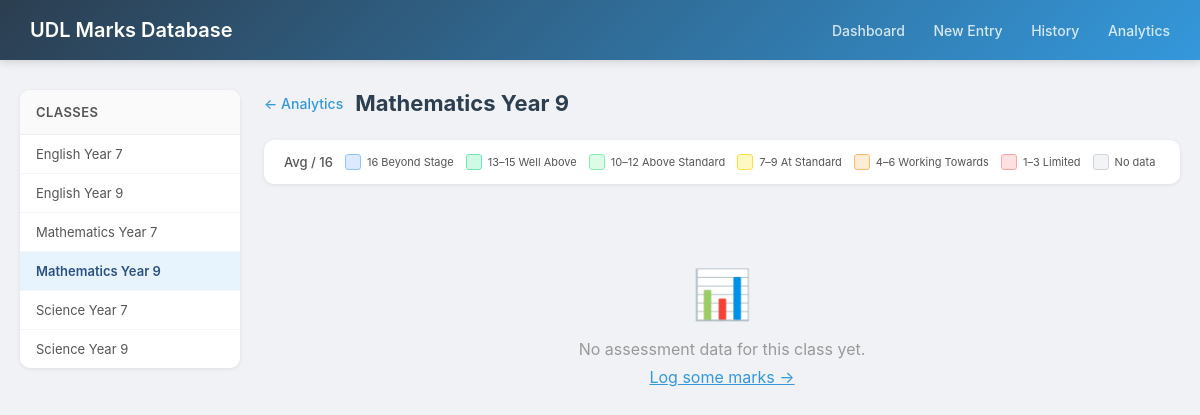
Page /analytics/class/2 on the committed database.
### tables this page shows
CREATE TABLE classes (
            class_id   INTEGER PRIMARY KEY AUTOINCREMENT,
            subject_id INTEGER NOT NULL,
            year_group TEXT    NOT NULL,
            stage_id   INTEGER NOT NULL,
            FOREIGN KEY (subject_id) REFERENCES subjects(subject_id),
            FOREIGN KEY (stage_id)   REFERENCES stages(stage_id)
        );

### app.py (the view)
@app.route('/analytics/class/<int:class_id>')
def class_analytics(class_id):
    conn = get_db_connection()
    c = conn.cursor()
    c.execute("""
        SELECT c.class_id,
               subj.subject_name || ' ' || c.year_group AS class_name
        FROM classes c
        JOIN subjects subj ON c.subject_id = subj.subject_id
        WHERE c.class_id = ?
    """, (class_id,))
    class_info = c.fetchone()
    if not class_info:
        conn.close()
        return "Class not found", 404
    c.execute("""
        SELECT s.student_id,
               s.first_name || ' ' || s.last_name AS student_name,
               o.outcome_id, o.outcome_code, o.outcome_name,
               AVG(sd.score) AS avg_score,
               COUNT(sd.score) AS attempt_count
        FROM scoring_detail sd
        JOIN attempt_outcomes ao ON sd.attempt_outcome_id = ao.attempt_outcome_id
        JOIN outcomes o ON ao.outcome_id = o.outcome_id
        JOIN attempts a ON ao.attempt_id = a.attempt_id
        JOIN students s ON a.student_id = s.student_id
        WHERE a.class_id = ?
        GROUP BY s.student_id, o.outcome_id
        ORDER BY o.outcome_code, s.last_name, s.first_name
    """, (class_id,))
    rows = c.fetchall()
    students_map = {}   # student_id -> name
    outcomes_map = {}   # outcome_id -> (code, name)
    grid = {}           # (student_id, outcome_id) -> avg_score
    for row in rows:
        students_map[row['student_id']] = row['student_name']
        outcomes_map[row['outcome_id']] = (row['outcome_code'], row['outcome_name'])
        avg = round(row['avg_score'], 1)
        _, band_css = _score_band(round(avg))
        grid[(row['student_id'], row['outcome_id'])] = (avg, row['attempt_count'], band_css)
    students_list = sorted(students_map.items(), key=lambda x: x[1])
    outcomes_list = sorted(outcomes_map.items(), key=lambda x: x[1][0])
    _oid_scores = {}
    for (sid, oid), (avg, cnt, _css) in grid.items():
        _oid_scores.setdefault(oid, []).append(avg)
    outcome_avgs = {}
    for oid, vals in _oid_scores.items():
        avg = round(sum(vals) / len(vals), 1)
        _, band_css = _score_band(round(avg))
        outcome_avgs[oid] = (avg, band_css)
    all_classes = _all_classes(c)
    conn.close()
    return render_template('class_analytics.html',
        class_info=class_info,
        students=students_list,
        outcomes=outcomes_list,
        grid=grid,
        outcome_avgs=outcome_avgs,
        all_classes=all_classes,
        max_score=MAX_SCORE,
    )

### app.py (called while the page is built)
def get_db_connection():
    conn = sqlite3.connect(DATABASE)
    conn.row_factory = sqlite3.Row
    conn.execute("PRAGMA foreign_keys = ON")
    return conn

def _all_classes(cursor):
    cursor.execute("""
        SELECT c.class_id,
               subj.subject_name || ' ' || c.year_group AS class_name,
               subj.subject_name,
               c.year_group,
               sg.stage_name
        FROM classes c
        JOIN subjects subj ON c.subject_id = subj.subject_id
        JOIN stages   sg   ON c.stage_id   = sg.stage_id
        ORDER BY subj.subject_name, c.year_group
    """)
    return cursor.fetchall()

### templates/class_analytics.html (shortened to what this page needs)
<!DOCTYPE html>
<html lang="en">
<head>
</head>
<body>
    <div class="navbar">
        <h1>UDL Marks Database</h1>
        <nav>
            <a href="{{ url_for('index') }}">Dashboard</a>
            <a href="{{ url_for('marks_entry') }}">New Entry</a>
            <a href="{{ url_for('recent_entries') }}">History</a>
            <a href="{{ url_for('analytics') }}">Analytics</a>
        </nav>
    </div>
    <div class="layout">
        <aside class="sidebar">
            <div class="sidebar-card">
                <h3>Classes</h3>
                {% for cls in all_classes %}
                <a href="{{ url_for('class_analytics', class_id=cls.class_id) }}"
                   class="sidebar-link {% if cls.class_id == class_info.class_id %}active{% endif %}">
                    {{ cls.class_name }}
                </a>
                {% endfor %}
            </div>
        </aside>
        <div class="main">
            <div class="page-header">
                <a href="{{ url_for('analytics') }}" class="back-link">&larr; Analytics</a>
                <h2>{{ class_info.class_name }}</h2>
            </div>
            <div class="legend">
                <span>Avg / {{ max_score }}</span>
                <div class="legend-item"><div class="swatch sw-beyond"></div> 16 Beyond Stage</div>
                <div class="legend-item"><div class="swatch sw-well-above"></div> 13–15 Well Above</div>
                <div class="legend-item"><div class="swatch sw-above"></div> 10–12 Above Standard</div>
                <div class="legend-item"><div class="swatch sw-standard"></div> 7–9 At Standard</div>
                <div class="legend-item"><div class="swatch sw-working"></div> 4–6 Working Towards</div>
                <div class="legend-item"><div class="swatch sw-limited"></div> 1–3 Limited</div>
                <div class="legend-item"><div class="swatch sw-none"></div> No data</div>
            </div>
            {% if students and outcomes %}
            <div class="heatmap-wrap">
                <table>
                    <thead>
                        <tr>
                            <th class="row-label-header">Student</th>
                            {% for oid, (code, name) in outcomes %}
                            <th class="outcome-col" title="{{ name }}">{{ code }}</th>
                            {% endfor %}
                        </tr>
                    </thead>
                    <tbody>
                        {% for sid, sname in students %}
                        <tr>
                            <td class="row-label">
                                <a href="{{ url_for('student_progress', student_id=sid) }}"
                                   style="color:inherit;text-decoration:none;">
                                    {{ sname }}
                                </a>
                            </td>
                            {% for oid, (code, name) in outcomes %}
                            {% set cell = grid.get((sid, oid)) %}
                            {% if cell %}
                                {% set avg, cnt, band_css = cell %}
                                <td class="heat-cell {{ band_css }}" title="{{ sname }} · {{ code }}: {{ avg }}/{{ max_score }} ({{ cnt }} attempt{{ 's' if cnt != 1 }})">
                                    {{ avg }}
                                </td>
                            {% else %}
                                <td class="heat-cell band-none" title="{{ sname }} · {{ code }}: no data">—</td>
                            {% endif %}
                        {% endfor %}
                        </tr>
                        {% endfor %}
                        {% if outcome_avgs %}
                        <tr class="avg-row">
                            <td class="row-label">Class avg</td>
                            {% for oid, (code, name) in outcomes %}
                                {% set cell = outcome_avgs.get(oid) %}
                                {% if cell %}
                                    {% set avg, band_css = cell %}
                                    <td class="heat-cell {{ band_css }}">{{ avg }}</td>
                                {% else %}
                                    <td class="heat-cell band-none">—</td>
                                {% endif %}
                            {% endfor %}
                        </tr>
                        {% endif %}
                    </tbody>
                </table>
            </div>
            {% else %}
            <div class="empty-state">
                <div class="icon">&#128202;</div>
                <p>No assessment data for this class yet.</p>
                <p style="margin-top:8px"><a href="{{ url_for('marks_entry') }}" style="color:#3498db">Log some marks &rarr;</a></p>
            </div>
            {% endif %}
        </div>
    </div>
</body>
</html>

### templates/class_analytics.html (style rules this page uses)
* { box-sizing: border-box; margin: 0; padding: 0; }
body { font-family: -apple-system, BlinkMacSystemFont, 'Segoe UI', Roboto, sans-serif; background: #f0f2f5; color: #333; }
.navbar { background: linear-gradient(135deg, #2c3e50, #3498db); color: white; padding: 0 30px; display: flex; align-items: center; justify-content: space-between; height: 60px; box-shadow: 0 2px 8px rgba(0,0,0,0.15); }
.navbar h1 { font-size: 20px; font-weight: 600; }
.navbar nav a { color: rgba(255,255,255,0.8); text-decoration: none; margin-left: 24px; font-size: 14px; font-weight: 500; }
.layout { display: flex; gap: 24px; max-width: 1300px; margin: 30px auto; padding: 0 20px; }
.sidebar { width: 220px; flex-shrink: 0; }
.sidebar-card { background: white; border-radius: 10px; box-shadow: 0 1px 4px rgba(0,0,0,0.08); overflow: hidden; position: sticky; top: 20px; }
.sidebar-card h3 { padding: 14px 16px; font-size: 13px; font-weight: 600; color: #555; background: #fafafa; border-bottom: 1px solid #eee; text-transform: uppercase; letter-spacing: 0.4px; }
.sidebar-link { display: block; padding: 11px 16px; font-size: 13px; color: #555; text-decoration: none; border-bottom: 1px solid #f5f5f5; transition: background 0.1s; }
.sidebar-link:last-child { border-bottom: none; }
.sidebar-link.active { background: #e8f4fd; color: #2c5282; font-weight: 600; }
.main { flex: 1; min-width: 0; }
.page-header { display: flex; align-items: center; gap: 12px; margin-bottom: 24px; }
.page-header h2 { font-size: 22px; color: #2c3e50; }
.back-link { color: #3498db; text-decoration: none; font-size: 14px; font-weight: 500; }
.legend { display: flex; align-items: center; gap: 12px; background: white; border-radius: 10px; box-shadow: 0 1px 4px rgba(0,0,0,0.08); padding: 14px 20px; margin-bottom: 20px; flex-wrap: wrap; }
.legend span { font-size: 13px; color: #555; font-weight: 500; }
.legend-item { display: flex; align-items: center; gap: 6px; font-size: 11px; color: #555; }
.swatch { width: 16px; height: 16px; border-radius: 3px; flex-shrink: 0; }
.sw-beyond { background: #dbeafe; border: 1px solid #93c5fd; }
.sw-well-above { background: #d1fae5; border: 1px solid #6ee7b7; }
.sw-above { background: #dcfce7; border: 1px solid #86efac; }
.sw-standard { background: #fef9c3; border: 1px solid #fde047; }
.sw-working { background: #ffedd5; border: 1px solid #fdba74; }
.sw-limited { background: #fee2e2; border: 1px solid #fca5a5; }
.sw-none { background: #f3f4f6; border: 1px solid #d1d5db; }
.empty-state { text-align: center; padding: 60px 20px; color: #999; }
.empty-state .icon { font-size: 48px; margin-bottom: 16px; }

### rows in the picture
classes: class_name "English Year 7"
classes: class_name "English Year 9"
classes: class_name "Mathematics Year 7"
classes: class_name "Mathematics Year 9"
classes: class_name "Science Year 7"
classes: class_name "Science Year 9"

### other values in the picture
{{ class_info.class_name }} "Mathematics Year 9"
{{ max_score }} "16"
